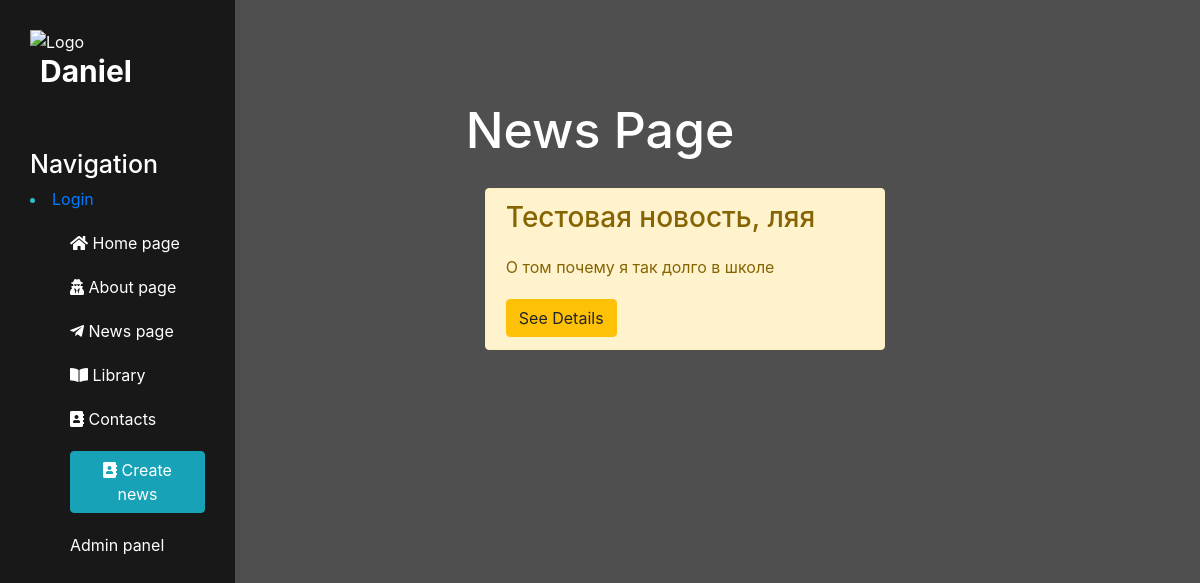
Page /news/ on the committed database.
### news/models.py (models this page shows, shortened)
class Articles(models.Model):
    title = models.CharField('Name', max_length=50)
    anons = models.CharField('Anons', max_length=250)
    full_text = models.TextField('News')
    date = models.DateTimeField('Date')
    class Meta:
        verbose_name = "Новость"
        verbose_name_plural = "Новости"

### news/views.py (the view)
# urls.py: path('', views.news_home, name='news_home'),
def news_home(request):
    news = Articles.objects.order_by('date')
    return render(request, 'news/news_home.html', {'news': news})

### templates/news/news_home.html (shortened to what this page needs)
{% extends 'main/layout.html' %}
{% block content %}
    <div class="features">
        <h1>News Page</h1>
        {% if news %}
            {% for el in news %}
                <div class="alert alert-warning">
                    <h3>{{ el.title }}</h3>
                    <p>{{ el.anons }}</p>
                    <a href="{% url 'news-detail' el.id %}" class="btn btn-warning">See Details</a>
                </div>
            {% endfor %}
        {% else %}
            <p>News not consume</p>
        {% endif %}
    </div>
{% endblock %}

### static/main/css/main.css (style rules this page uses)
body { background: #4f4f4f; }
main .features { float: left; color: #fff; margin-top: 100px; text-align: center; width: 75%; }
main .features h1 { font-size: 50px; }
main .features p { max-width: 400px; margin: 20px auto; }
.alert-warning { float: left; clear: both; width: 400px; margin: 20px 34%; text-align: left; }

### rows in the picture
Articles: title "Тестовая новость, ляя", anons "О том почему я так долго в школе"
